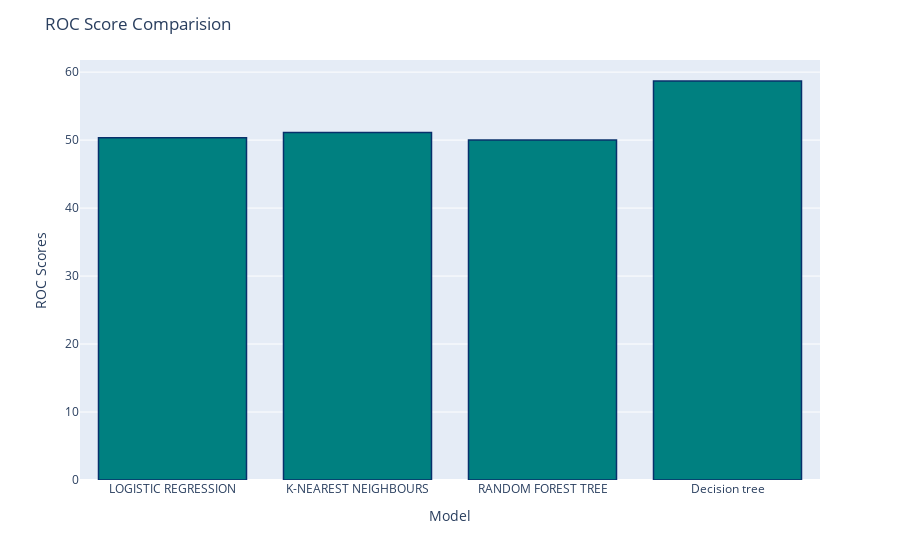

Notebook code for this chart:
### Markdown cell above
ROC Score

### Code cell
fig = px.bar(x=list(roc_auc_scores.keys()), y=list(roc_auc_scores.values()))
fig.update_traces(marker_color='teal', marker_line_color='rgb(8,48,107)', marker_line_width=1.5)
fig.update_layout(title="ROC Score Comparision", xaxis_title="Model", yaxis_title="ROC Scores")
fig.show()

### Figure 1 — Plotly figure (JSON) as saved in the notebook; plotly's stock layout.template omitted (floating-point values rounded to 4 significant figures)
{"data": [{"alignmentgroup": "True", "hovertemplate": "x=%{x}<br>y=%{y}<extra></extra>", "legendgroup": "", "marker": {"color": "teal", "line": {"color": "rgb(8,48,107)", "width": 1.5}, "pattern": {"shape": ""}}, "name": "", "offsetgroup": "", "orientation": "v", "showlegend": false, "textposition": "auto", "type": "bar", "x": ["LOGISTIC REGRESSION", "K-NEAREST NEIGHBOURS", "RANDOM FOREST TREE", "Decision tree"], "xaxis": "x", "y": [50.35, 51.11, 50.03, 58.69], "yaxis": "y"}], "layout": {"barmode": "relative", "legend": {"tracegroupgap": 0}, "margin": {"t": 60}, "title": {"text": "ROC Score Comparision"}, "xaxis": {"anchor": "y", "domain": [0, 1], "title": {"text": "Model"}}, "yaxis": {"anchor": "x", "domain": [0, 1], "title": {"text": "ROC Scores"}}}}
